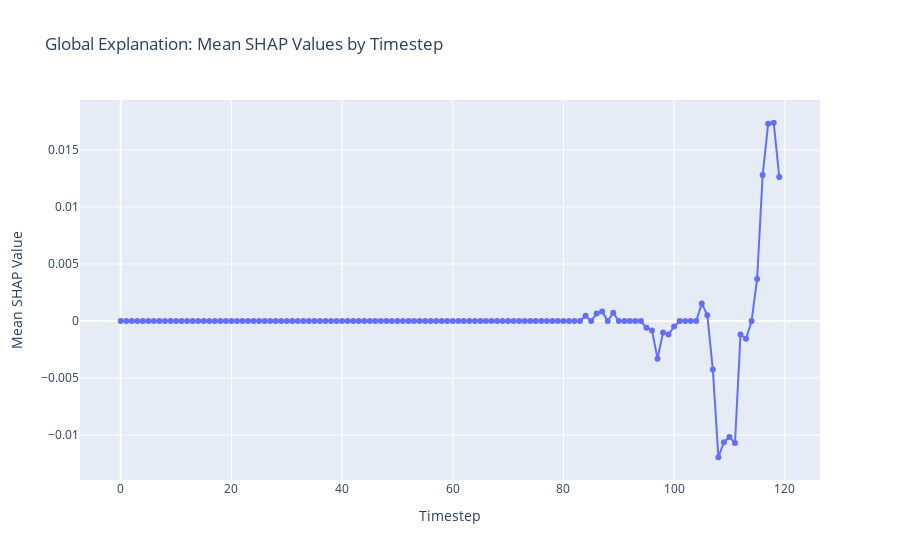
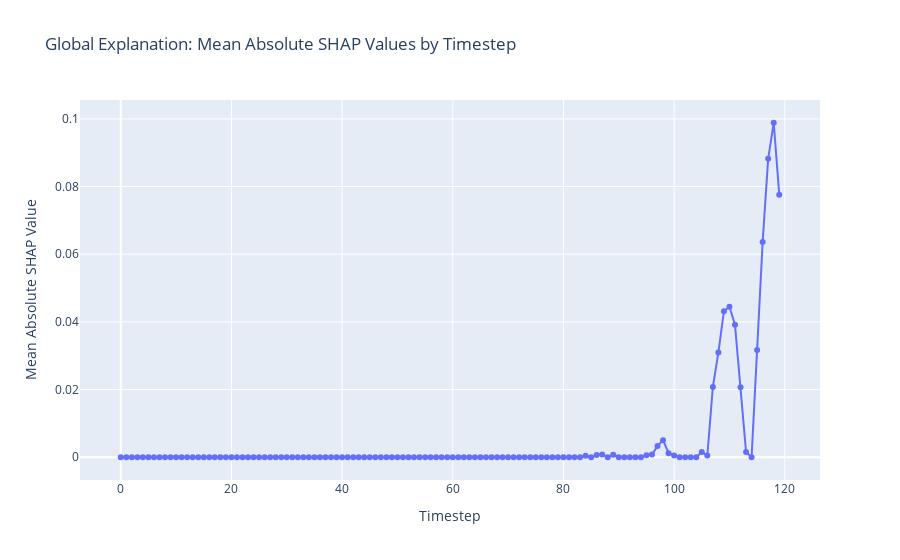

These figures' notebook cell, in order:
### Code cell
import numpy as np
import plotly.graph_objects as go

# Remove the singleton dimension so that shap_values becomes (n_samples, 120)
shap_vals_2d = np.squeeze(shap_values, axis=2)  # shape: (n_samples, 120)

# Compute the global explanation as the mean across samples
global_mean_shap = np.mean(shap_vals_2d, axis=0)  # shape: (120,)

# Compute the global explanation based on the absolute values
global_abs_mean_shap = np.mean(np.abs(shap_vals_2d), axis=0)  # shape: (120,)

# Create an array of timestep indices (0 to 119)
timesteps = np.arange(len(global_mean_shap))

# Plot 1: Mean SHAP Values per timestep
fig_mean = go.Figure(
    data=go.Scatter(x=timesteps, y=global_mean_shap, mode='lines+markers')
)
fig_mean.update_layout(
    title="Global Explanation: Mean SHAP Values by Timestep",
    xaxis_title="Timestep",
    yaxis_title="Mean SHAP Value"
)

# Plot 2: Mean Absolute SHAP Values per timestep
fig_abs_mean = go.Figure(
    data=go.Scatter(x=timesteps, y=global_abs_mean_shap, mode='lines+markers')
)
fig_abs_mean.update_layout(
    title="Global Explanation: Mean Absolute SHAP Values by Timestep",
    xaxis_title="Timestep",
    yaxis_title="Mean Absolute SHAP Value"
)

fig_mean.show()
fig_abs_mean.show()

### Figure 1 — Plotly figure (JSON) as saved in the notebook; plotly's stock layout.template omitted (floating-point values rounded to 4 significant figures)
{"data": [{"mode": "lines+markers", "type": "scatter", "x": [0, 1, 2, 3, 4, 5, 6, 7, 8, 9, 10, 11, 12, 13, 14, 15, 16, 17, 18, 19, 20, 21, 22, 23, 24, 25, 26, 27, 28, 29, 30, 31, 32, 33, 34, 35, 36, 37, 38, 39, 40, 41, 42, 43, 44, 45, 46, 47, 48, 49, 50, 51, 52, 53, 54, 55, 56, 57, 58, 59, 60, 61, 62, 63, 64, 65, 66, 67, 68, 69, 70, 71, 72, 73, 74, 75, 76, 77, 78, 79, 80, 81, 82, 83, 84, 85, 86, 87, 88, 89, 90, 91, 92, 93, 94, 95, 96, 97, 98, 99, 100, 101, 102, 103, 104, 105, 106, 107, 108, 109, 110, 111, 112, 113, 114, 115, 116, 117, 118, 119], "y": [0, 0, 0, 0, 0, 0, 0, 0, 0, 0, 0, 0, 0, 0, 0, 0, 0, 0, 0, 0, 0, 0, 0, 0, 0, 0, 0, 0, 0, 0, 0, 0, 0, 0, 0, 0, 0, 0, 0, 0, 0, 0, 0, 0, 0, 0, 0, 0, 0, 0, 0, 0, 0, 0, 0, 0, 0, 0, 0, 0, 0, 0, 0, 0, 0, 0, 0, 0, 0, 0, 0, 0, 0, 0, 0, 0, 0, 0, 0, 0, 0, 0, 0, 0, 0.0004575, 0, 0.0006534, 0.0008421, 0, 0.000725, 0, 0, 0, 0, 0, -0.0005887, -0.0008208, -0.003299, -0.001006, -0.001186, -0.0004816, 0, 0, 0, 0, 0.001547, 0.0005134, -0.004257, -0.01194, -0.01062, -0.01018, -0.0107, -0.001183, -0.001562, 0, 0.003688, 0.0128, 0.01729, 0.01738, 0.01263]}], "layout": {"title": {"text": "Global Explanation: Mean SHAP Values by Timestep"}, "xaxis": {"title": {"text": "Timestep"}}, "yaxis": {"title": {"text": "Mean SHAP Value"}}}}

### Figure 2 — Plotly figure (JSON) as saved in the notebook; plotly's stock layout.template omitted (floating-point values rounded to 4 significant figures)
{"data": [{"mode": "lines+markers", "type": "scatter", "x": [0, 1, 2, 3, 4, 5, 6, 7, 8, 9, 10, 11, 12, 13, 14, 15, 16, 17, 18, 19, 20, 21, 22, 23, 24, 25, 26, 27, 28, 29, 30, 31, 32, 33, 34, 35, 36, 37, 38, 39, 40, 41, 42, 43, 44, 45, 46, 47, 48, 49, 50, 51, 52, 53, 54, 55, 56, 57, 58, 59, 60, 61, 62, 63, 64, 65, 66, 67, 68, 69, 70, 71, 72, 73, 74, 75, 76, 77, 78, 79, 80, 81, 82, 83, 84, 85, 86, 87, 88, 89, 90, 91, 92, 93, 94, 95, 96, 97, 98, 99, 100, 101, 102, 103, 104, 105, 106, 107, 108, 109, 110, 111, 112, 113, 114, 115, 116, 117, 118, 119], "y": [0, 0, 0, 0, 0, 0, 0, 0, 0, 0, 0, 0, 0, 0, 0, 0, 0, 0, 0, 0, 0, 0, 0, 0, 0, 0, 0, 0, 0, 0, 0, 0, 0, 0, 0, 0, 0, 0, 0, 0, 0, 0, 0, 0, 0, 0, 0, 0, 0, 0, 0, 0, 0, 0, 0, 0, 0, 0, 0, 0, 0, 0, 0, 0, 0, 0, 0, 0, 0, 0, 0, 0, 0, 0, 0, 0, 0, 0, 0, 0, 0, 0, 0, 0, 0.0004575, 0, 0.0006534, 0.0008421, 0, 0.000725, 0, 0, 0, 0, 0, 0.0005887, 0.0008208, 0.003299, 0.005059, 0.001186, 0.0004816, 0, 0, 0, 0, 0.001547, 0.0005134, 0.02076, 0.03092, 0.04317, 0.04447, 0.03919, 0.02066, 0.001562, 0, 0.0317, 0.0636, 0.08825, 0.09886, 0.07761]}], "layout": {"title": {"text": "Global Explanation: Mean Absolute SHAP Values by Timestep"}, "xaxis": {"title": {"text": "Timestep"}}, "yaxis": {"title": {"text": "Mean Absolute SHAP Value"}}}}
